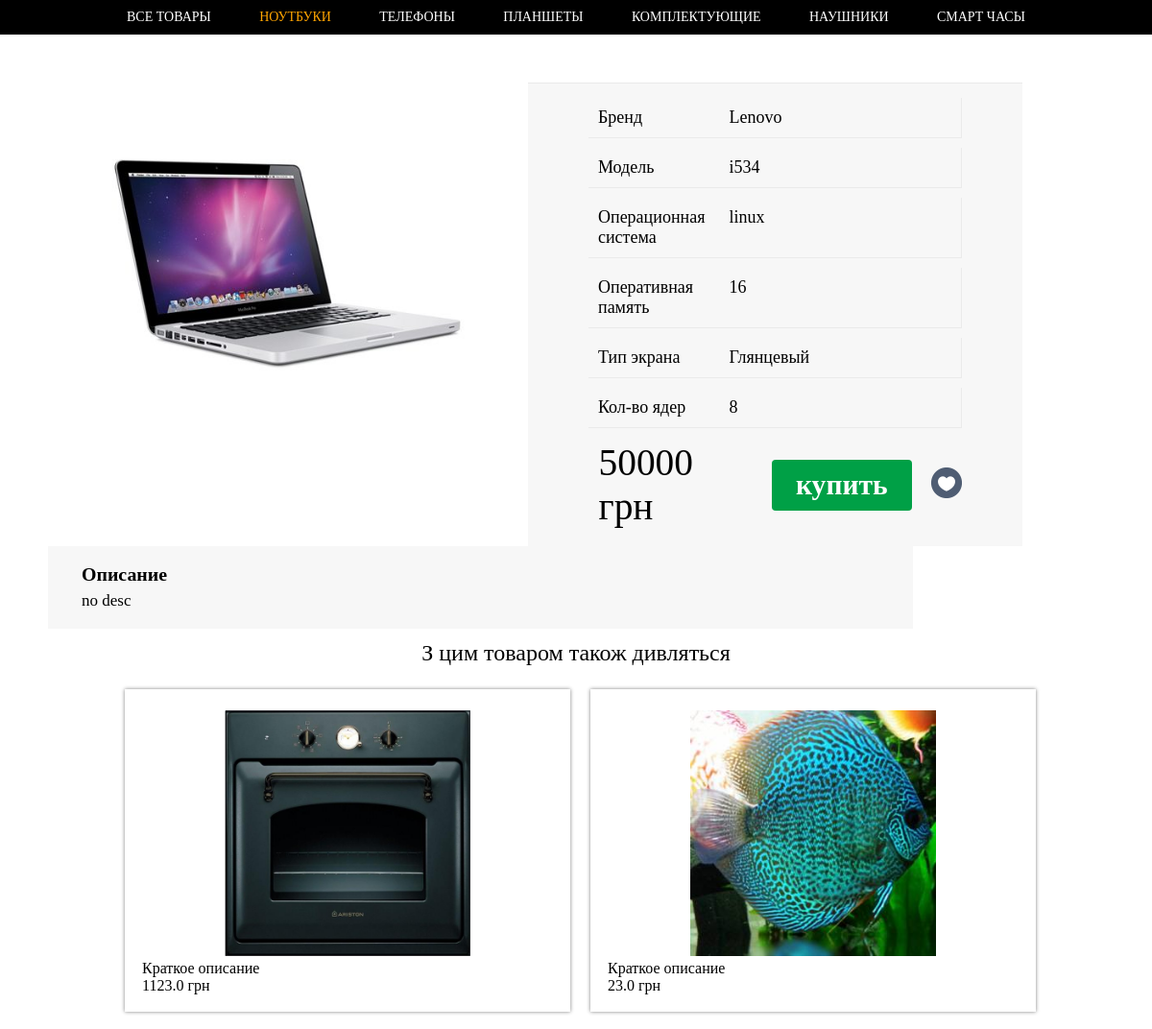
Page /laptop-info/15/ on the committed database.
### category/models.py (models this page shows, shortened)
class Laptop(models.Model):
    category = models.ForeignKey(Category , on_delete=models.CASCADE , default=1)
    model =  models.CharField(max_length=255 , verbose_name='Модель ноутбука' , default='i534')
    brand =  models.CharField(max_length=255 , verbose_name='Бренд ' , default='Apple')
    diagonal =  models.CharField(max_length=255 , verbose_name='Диагональ ' , default='12')
    oper_system =  models.CharField(max_length=255 , verbose_name='Операционная система' , choices=OPERATION_SYSTEM)
    oper_memory = models.IntegerField(verbose_name='ОЗУ' , default=16)
    type_monitor = models.CharField(max_length=255 , verbose_name='Тип экрана' , choices=TYPE_MONITOR)
    count_core = models.IntegerField(verbose_name='Количество ядер' , default=8)
    price = models.IntegerField(verbose_name='Цена' , default='50000')
    image = models.ImageField(upload_to='images/', blank=True, null=True ,  verbose_name='Картинка')
    desc = models.TextField(max_length=500, verbose_name='Описание ', default='no desc' )

class SourceDetail(models.Model):
    category  = models.ForeignKey(Category , on_delete=models.CASCADE , verbose_name="Комлектующие в категории")
    title = models.CharField(max_length=255 , verbose_name='Назва', default='')
    short_desc = models.CharField(max_length=255 , verbose_name='Краткое описание' , default='Краткое описание')
    image  = models.ImageField(upload_to='images/')
    price = models.FloatField()
    content  = RichTextUploadingField(default='')
    def __str__(self):
        return '{} {}'.format(self.title , self.short_desc)

### category/views.py (the view)
# urls.py: path('laptop-info/<int:pk>/', views.LaptopDetailView.as_view(), name='laptop-detail'),
class LaptopDetailView(DetailView):
    queryset = Laptop.objects.all()
    template_name = 'category/laptop_detail.html'
    def get_context_data(self, **kwargs):
        context = super(LaptopDetailView, self).get_context_data(**kwargs)
        source_detail = SourceDetail.objects.filter(category=Category.objects.get(name='laptops'))
        print(source_detail)
        context['category_name'] = 'laptops'
        context['all_categories'] = all_categories
        context['source_detail'] = source_detail
        return context
    def get_object(self, queryset=None):
        obj = super().get_object()
        obj.save()
        return obj

### category/models.py (called while the page is built)
    def __str__(self):
        return self.name

### eshop/templates/category/laptop_detail.html (shortened to what this page needs)
{% extends 'category/index.html' %}
{% block content %}
{% include 'category/item_product.html' with object=object %}
<p class="view-more">З цим товаром також дивляться</p>
<div class="owl-carousel">
    {% for detail in source_detail %}
    <div class="detail-wrap">
        <a href="{% url 'source_detail_item' id=detail.id %}"></a>
        <div class="image">
            <img src="{{ detail.image.url }}" alt="">
        </div>
        <div class="desc-item">{{ detail.short_desc }}</div>
        <div class="price-item">{{ detail.price }} грн</div>
    </div>
   {% endfor %}
</div>
{% endblock %}

### eshop/templates/category/item_product.html (shortened to what this page needs)
{% load static %}
{% if object %}
    <div class="object-item" style="  margin-left: -70px;">
        {% if object.image %}
        <img  src="{{ object.image.url }}" alt="">
        {% endif  %}
        <div class="desc-item-wrap">
            <div class="desc-item">
                <div class="info-item">
                    <p class="left">Бренд</p>
                    <p class="right">{{ object.brand }}</p>
                </div>
                <div class="info-item">
                    <p class="left" >Модель</p>
                    <p class="right">{{ object.model }}</p>
                </div>
                 <div class="info-item">
                    <p class="left" >Операционная система</p>
                    <p class="right">{{ object.oper_system }}</p>
                </div>
                 <div class="info-item">
                    <p class="left" >Оперативная память</p>
                    <p class="right">{{ object.oper_memory }}</p>
                </div>
                 <div class="info-item">
                    <p class="left" >Тип экрана</p>
                    <p class="right">{{ object.get_type_monitor_display }}</p>
                </div>
                 <div class="info-item">
                    <p class="left" >Кол-во ядер</p>
                    <p class="right">{{ object.count_core }}</p>
                </div>
                 <div class="btns">
                     <p class="price">{{ object.price }} грн</p>
                  <a data-id="{{ object.id }}" data-category = '{{ object.category }}' class="js-add-backet to_backet" href="{% url 'backet:add-to-backet' object.id object.category %}">купить</a>
                    <a href="">
                        <img class="heart-icon" src="{% static 'image/heart.png' %}" alt="">
                    </a>
            </div>
         </div>
        </div>
        <div class="desc">
                    <h3 class="left" >Описание</h3>
                    <p class="right">{{ object.desc }}</p>
                </div>
    </div>
{% endif %}

### rows in the picture
Laptop: image (picture), brand "Lenovo", model "i534", oper_system "linux", oper_memory "16", type_monitor "Глянцевый", count_core "8", price "50000", desc "no desc"
SourceDetail: image (picture), short_desc "Краткое описание", price "1123.0"
SourceDetail: image (picture), short_desc "Краткое описание", price "23.0"
